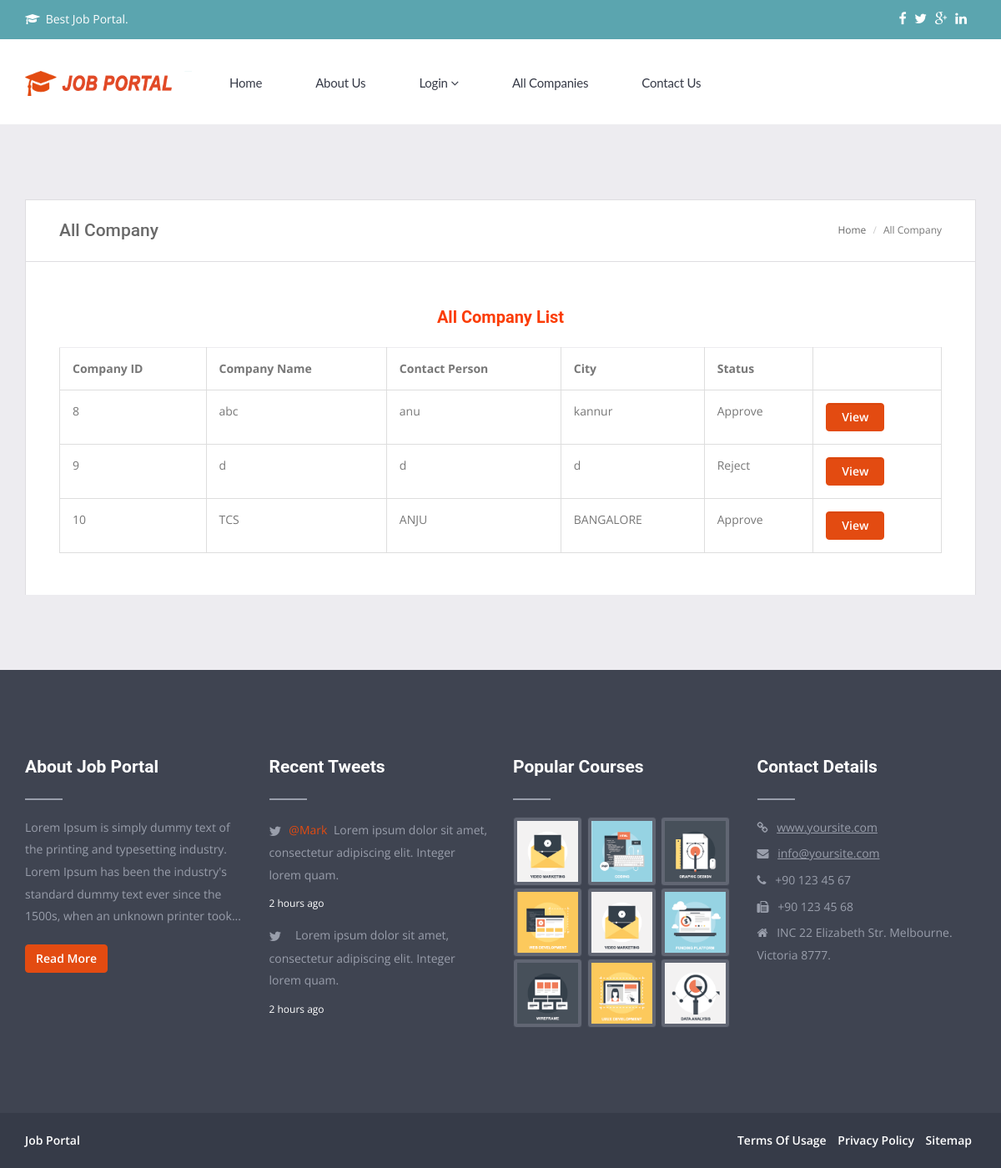
The page /index_company.php on the database its author committed.
### tables this page shows
CREATE TABLE IF NOT EXISTS `employer_reg` (
  `EmployerId` int(11) NOT NULL AUTO_INCREMENT,
  `CompanyName` varchar(20) NOT NULL,
  `ContactPerson` varchar(20) NOT NULL,
  `Address` varchar(100) NOT NULL,
  `City` varchar(20) NOT NULL,
  `Email` varchar(40) NOT NULL,
  `Mobile` bigint(20) NOT NULL,
  `Area_Work` varchar(40) NOT NULL,
  `Status` varchar(10) NOT NULL,
  `UserName` varchar(20) NOT NULL,
  `Password` varchar(20) NOT NULL,
  PRIMARY KEY (`EmployerId`)
);

### index_company.php (the view, shortened to what this page needs)
<!DOCTYPE html>
<html lang="en">
<head>
<link rel="stylesheet" type="text/css" href="rs-plugin/css/A.settings.css.pagespeed.cf.xeOyGChsgq.css" media="screen"/>
<link rel="stylesheet" type="text/css" href="A.fonts%2c%2c_font-awesome-4.3.0%2c%2c_css%2c%2c_font-awesome.min.css%2bcss%2c%2c_bootstrap.css%2bcss%2c%2c_animate.css%2cMcc.kSNwpaaMDX.css.pagespeed.cf.w2G3xGgFf0.css"/>
<link rel="stylesheet" type="text/css" href="css/A.menu.css.pagespeed.cf.0_hLwXzYkZ.css">
<link rel="stylesheet" type="text/css" href="css/A.carousel.css%2bbxslider.css%2cMcc.jgeTii-u52.css.pagespeed.cf.STKSIMl7GF.css"/>
<link rel="stylesheet" type="text/css" href="A.style.css%2bcss%2c%2c_custom.css%2cMcc.HvWh1qoob-.css.pagespeed.cf.pWH5huNcWh.css"/>
</head>
<body>
<div id="wrapper">
<div class="topbar">
<div class="container">
<div class="row">
<div class="col-md-6 text-left">
<p><i class="fa fa-graduation-cap"></i> Best Job portal.</p>
</div>
<div class="col-md-6 text-right">
<ul class="list-inline">
<li>
<a class="social" href="#"><i class="fa fa-facebook"></i></a>
<a class="social" href="#"><i class="fa fa-twitter"></i></a>
<a class="social" href="#"><i class="fa fa-google-plus"></i></a>
<a class="social" href="#"><i class="fa fa-linkedin"></i></a>
</li>
</div>
</div>
</div>
</div>
</div>
<header class="header">
<div class="container">
<div class="hovermenu ttmenu">
<div class="navbar navbar-default" role="navigation">
<div class="navbar-header">
<div class="logo">
<a class="navbar-brand" href="index-2.html"><img src="images/xlogin-logo.png.pagespeed.ic.rk5LaeLYSz copy.png" style="width:200px;height:30px;" alt=""></a>
</div>
</div>
<div class="navbar-collapse collapse">
<ul class="nav navbar-nav">
<li class="dropdown ttmenu-half"><a href="index.php" >Home </a>
<li ><a href="#"> </a></li>
<li ><a href="about.php">About Us </a></li>
<li><a href="page-about.html"></a></li>
<li class="dropdown ttmenu-half"><a href="#" data-toggle="dropdown" class="dropdown-toggle">Login <b class="fa fa-angle-down"></b></a>
</li>
<li ><a href="#"> </a></li>
<li><a href="index_company.php">All Companies</a></li>
<li><a href="#"></a></li>
<li><a href="contact.php">Contact Us</a></li>
</ul>
</div>
</div>
</div>
</div>
</header>
<section class="grey section">
<div class="container">
<div class="row">
<div id="content" class="col-md-12 col-sm-12 col-xs-12">
<div class="blog-wrapper">
<div class="row second-bread">
<div class="col-md-6 text-left">
<h1><span><a href="#">All Company</a></span></h1>
</div>
<div class="col-md-6 text-right">
<div class="bread">
<ol class="breadcrumb">
<li><a href="#">Home</a></li>
<li class="active">All Company</li>
</ol>
</div>
</div>
</div>
</div>
<div class="blog-wrapper">
<div class="blog-desc">
<div class="shop-cart">
						<form id="form1" method="post" >
 <h2><span><font color="#FB3C04"><center><strong>All Company List</strong></center></font> </a></span></h2>
						<table width="78%" align="center" cellpadding="40px" cellspacing="0" class="table table-bordered">
						<tr>
                    <td><strong>Company ID</strong></td>
					 <td><strong>Company Name</strong></td>
					 <td><strong>Contact Person</strong></td>
					  <td><strong>City</strong></td>
					  <td><strong>Status</strong></td>
					  <td></td>
					  </tr>
					     <?php
$sel="select * from Employer_Reg";
$res=mysql_query($sel);
while($ar=mysql_fetch_array($res))
{
?>
            <tr>
			<td ><?php echo $ar['EmployerId'];?></td>
			<td><?php echo $ar['CompanyName'];?></td>
			<td><?php echo $ar['ContactPerson'];?></td>
			<td><?php echo $ar['City'];?></td>
			<td><?php echo $ar['Status'];?></td>
			<td><a href="index_view_company.php?EmployerId=<?php echo $ar['EmployerId'];?>&Status=<?php echo $ar['Status'];?>"><input type="button" name="sub" value="View" class="form-control btn btn-default" style="width:70px;">  </a></td>
			</tr>
			<?php
			}
			?>
</table>
</form>
      </div>
	</div>
</div>
</div>
</div>
</div>
</section>
<footer class="dark footer section">
<div class="container">
<div class="row">
<div class="col-md-3 col-md-6 col-xs-12">
<div class="widget">
<div class="widget-title">
<h4>About Job Portal</h4>
<hr>
</div>
<p>Lorem Ipsum is simply dummy text of the printing and typesetting industry. Lorem Ipsum has been the industry's standard dummy text ever since the 1500s, when an unknown printer took...</p>
<a href="#" class="btn btn-default">Read More</a>
</div>
</div>
<div class="col-md-3 col-md-6 col-xs-12">
<div class="widget">
<div class="widget-title">
<h4>Recent Tweets</h4>
<hr>
</div>
<div class="twitter-widget">
<ul class="latest-tweets">
<li>
<p><a href="#" title="">@Mark</a> Lorem ipsum dolor sit amet, consectetur adipiscing elit. Integer lorem quam.</p>
<span>2 hours ago</span>
</li>
<li>
<p><a href="#" title=""></a> Lorem ipsum dolor sit amet, consectetur adipiscing elit. Integer lorem quam.</p>
<span>2 hours ago</span>
</li>
</ul>
</div>
</div>
</div>
<div class="col-md-3 col-md-6 col-xs-12">
<div class="widget">
<div class="widget-title">
<h4>Popular Courses</h4>
<hr>
</div>
<ul class="popular-courses">
<li>
<a href="single-course.html" title=""><img class="img-thumbnail" src="upload/xservice_01.png.pagespeed.ic.2iuJZT3CaV.png" alt=""></a>
</li>
<li>
<a href="single-course.html" title=""><img class="img-thumbnail" src="upload/xservice_02.png.pagespeed.ic.c6RThoxSWC.png" alt=""></a>
</li>
<li>
<a href="single-course.html" title=""><img class="img-thumbnail" src="upload/xservice_03.png.pagespeed.ic.E_Ew4wn4ZP.png" alt=""></a>
</li>
<li>
<a href="single-course.html" title=""><img class="img-thumbnail" src="upload/xservice_04.png.pagespeed.ic.NGi9jRXTXk.png" alt=""></a>
</li>
<li>
<a href="single-course.html" title=""><img class="img-thumbnail" src="upload/xservice_05.png.pagespeed.ic.2iuJZT3CaV.png" alt=""></a>
</li>
<li>
<a href="single-course.html" title=""><img class="img-thumbnail" src="upload/xservice_06.png.pagespeed.ic.o2Uniwq-y5.png" alt=""></a>
</li>
<li>
<a href="single-course.html" title=""><img class="img-thumbnail" src="upload/xservice_07.png.pagespeed.ic.H-fRTeeP8u.png" alt=""></a>
</li>
<li>
<a href="single-course.html" title=""><img class="img-thumbnail" src="upload/xservice_08.png.pagespeed.ic.76ek5JLaEY.png" alt=""></a>
</li>
<li>
<a href="single-course.html" title=""><img class="img-thumbnail" src="upload/xservice_09.png.pagespeed.ic.FJcG938KC-.png" alt=""></a>
</li>
</ul>
</div>
</div>
<div class="col-md-3 col-md-6 col-xs-12">
<div class="widget">
<div class="widget-title">
<h4>Contact Details</h4>
<hr>
</div>
<ul class="contact-details">
<li><i class="fa fa-link"></i> <a href="#">www.yoursite.com</a></li>
<li><i class="fa fa-envelope"></i> <a href="mailto:info@yoursite.com">info@yoursite.com</a></li>
<li><i class="fa fa-phone"></i> +90 123 45 67</li>
<li><i class="fa fa-fax"></i> +90 123 45 68</li>
<li><i class="fa fa-home"></i>  INC 22 Elizabeth Str. Melbourne. Victoria 8777.</li>
</ul>
</div>
</div>
</div>
</div>
</footer>
<section class="copyright">
<div class="container">
<div class="row">
<div class="col-md-6 text-left">
<p><a href="https://www.templatespoint.net" target="_blank">Job Portal</a></p>
</div>
<div class="col-md-6 text-right">
<ul class="list-inline">
<li><a href="#">Terms of Usage</a></li>
<li><a href="#">Privacy Policy</a></li>
<li><a href="#">Sitemap</a></li>
</ul>
</div>
</div>
</div>
</section>
</body>
</html>

### css/A.menu.css.pagespeed.cf.0_hLwXzYkZ.css (style rules this page uses)
.ttmenu { margin-bottom: 0; }
.ttmenu .navbar-default { border:0; margin-bottom: 0; width: 100% !important; border-radius: 0; }
.ttmenu .navbar ul { padding-left:0; list-style:none; }
.ttmenu .navbar-brand { color: #fff !important; float: left; font-size: 20px; height:52px; background:none; line-height: 38px; position: relative; text-align: center; top: 0; width:65px; }
.ttmenu .navbar-collapse { border-bottom: 0 !important; }
.ttmenu .navbar-default .nav, .ttmenu .navbar-default .collapse, .ttmenu .navbar-default .dropup, .ttmenu .navbar-default .dropdown { position: static; }
.navbar-default .navbar-nav > li > a { padding-bottom: 15px; padding-top: 15px; font-size: 13px; letter-spacing: 1px; font-style: normal; color:#1a1a1a ; font-weight: bold; text-transform: uppercase; }

### rows shown on the page
employer_reg: EmployerId "8", CompanyName "abc", ContactPerson "anu", City "kannur", Status "Approve"
employer_reg: EmployerId "9", CompanyName "d", ContactPerson "d", City "d", Status "Reject"
employer_reg: EmployerId "10", CompanyName "TCS", ContactPerson "ANJU", City "BANGALORE", Status "Approve"
